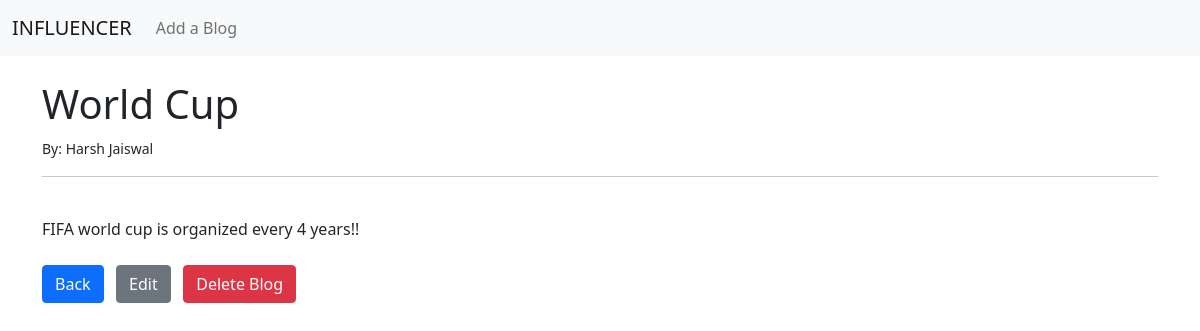
Page /article/6 on the committed database.
### Blogsite/models.py (models this page shows, shortened)
class Post(models.Model):
	title = models.CharField(max_length=255)
	tag = models.CharField(max_length=255)
	auther= models.ForeignKey(User, on_delete=models.CASCADE)
	body=models.TextField()

### Blogsite/views.py (the view)
# urls.py: path('article/<int:pk>',ArticleView.as_view(),name="articlelink"),
class ArticleView(DetailView):
	model = Post
	template_name = 'article.html'

### Blogsite/templates/article.html (shortened to what this page needs)
{% extends 'base.html' %}
{% block content %}
<h1>{{ post.title }}</h1>
<small>By: {{post.auther.first_name}} {{post.auther.last_name}}</small>
<br>
<hr>
<br>
{{post.body}}
<br></br>
<a href="{% url 'home' %}"><button type="button" class="btn btn-primary">Back </button></a>
	<a href="{% url 'editlink' post.pk %}"><button type="button" class="btn btn-secondary">Edit</button></a>
	<a href="{% url 'deletelink' post.pk %}"><button type="button" class="btn btn-danger">Delete Blog</button></a>
{% endblock %}

### rows in the picture
Post: title "World Cup", auther.first_name "Harsh", auther.last_name "Jaiswal", body "FIFA world cup is organized every 4 years!!"
